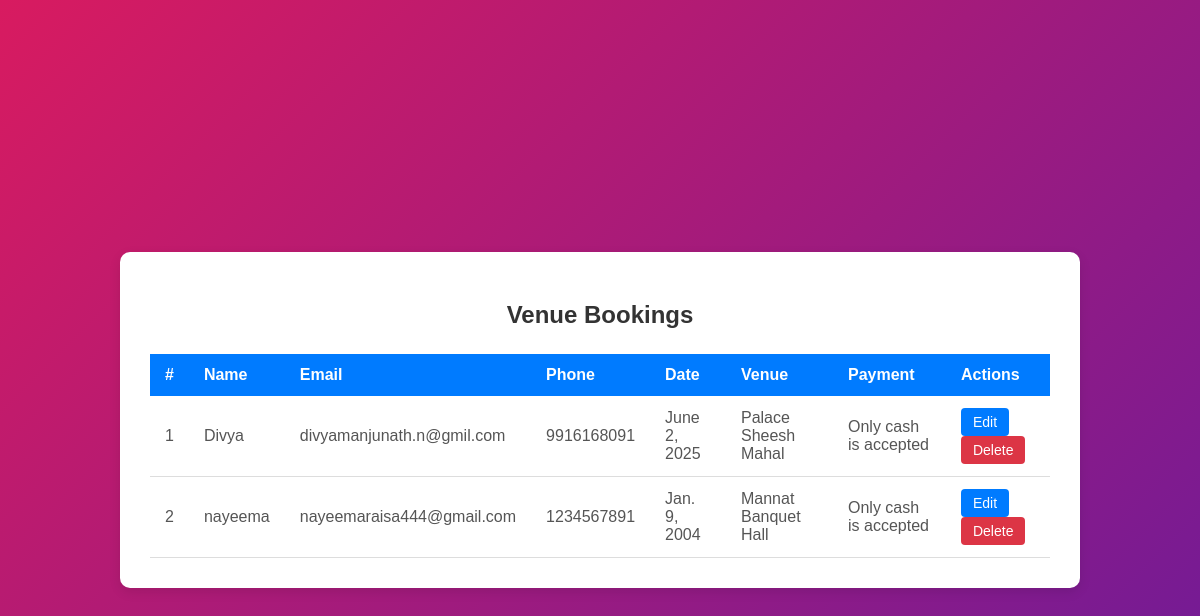
The page /bookings/ (signed in) on the database its author committed.
### celebrations2/models.py (models this page shows, shortened)
class Booking(models.Model):
    name = models.CharField(max_length=100)
    email = models.EmailField()
    phone = models.CharField(max_length=10)
    date = models.DateField()
    venue = models.CharField(max_length=200)
    payment = models.CharField(max_length=100, default="Only cash is accepted")
    from django.db import models

### celebrations2/views.py (the view)
# urls.py: path('bookings/', views.booking_list, name='booking_list'),
@admin_required
def booking_list(request):
    bookings = Booking.objects.all()
    return render(request, 'booking_list.html', {'bookings': bookings})

### celebrations2/views.py (called while the page is built)
def admin_required(view_func):
    decorated_view_func = login_required(user_passes_test(lambda u: u.is_staff)(view_func))
    return decorated_view_func

### celebrations2/templates/booking_list.html (shortened to what this page needs)
{% load static %}
{% block content %}
<div class="centered-container">
  <div class="card">
    <h2>Venue Bookings</h2>
    <table>
      <thead>
        <tr>
          <th>#</th>
          <th>Name</th>
          <th>Email</th>
          <th>Phone</th>
          <th>Date</th>
          <th>Venue</th>
          <th>Payment</th>
          <th>Actions</th>
        </tr>
      </thead>
      <tbody>
        {% for booking in bookings %}
        <tr>
          <td>{{ forloop.counter }}</td>
          <td>{{ booking.name }}</td>
          <td>{{ booking.email }}</td>
          <td>{{ booking.phone }}</td>
          <td>{{ booking.date }}</td>
          <td>{{ booking.venue }}</td>
          <td>{{ booking.payment }}</td>
          <td>
            <a href="{% url 'edit_booking' booking.id %}" class="btn btn-primary">Edit</a>
            <a href="{% url 'delete_booking' booking.id %}" class="btn btn-danger"
              onclick="return confirm('Are you sure you want to delete this booking?');">Delete</a>
          </td>
        </tr>
        {% empty %}
        <tr>
          <td colspan="8" style="text-align:center; color: #777;">No bookings found.</td>
        </tr>
        {% endfor %}
      </tbody>
    </table>
  </div>
</div>
{% endblock %}

### celebrations2/templates/booking_list.html (style rules this page uses)
.centered-container { min-height: 100vh; display: flex; justify-content: center; align-items: center; padding: 20px; }
.card { background: white; border-radius: 10px; box-shadow: 0 4px 12px rgba(0,0,0,0.1); padding: 30px; max-width: 900px; width: 100%; }
h2 { text-align: center; margin-bottom: 25px; color: #333; }
table { width: 100%; border-collapse: collapse; }
thead th { background-color: #007bff; color: white; padding: 12px 15px; text-align: left; }
tbody td { padding: 12px 15px; border-bottom: 1px solid #ddd; color: #555; }
.btn { font-size: 0.875rem; padding: 6px 12px; border-radius: 4px; text-decoration: none; cursor: pointer; border: none; color: white; display: inline-block; }
.btn-primary { background-color: #007bff; }
.btn-danger { background-color: #dc3545; }

### rows shown on the page
Booking: name "Divya", email "divyamanjunath.n@gmil.com", phone "9916168091", date "June 2, 2025", venue "Palace Sheesh Mahal", payment "Only cash is accepted"
Booking: name "nayeema", email "nayeemaraisa444@gmail.com", phone "1234567891", date "Jan. 9, 2004", venue "Mannat Banquet Hall", payment "Only cash is accepted"
